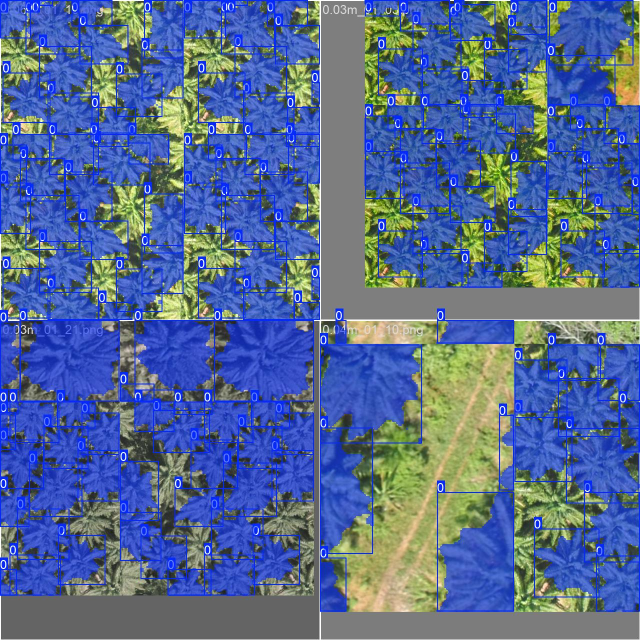
#> input picture models/yolo11l_ablation/train_batch0.jpg, 1280 x 1280 px (shown at 1/2 size)
$ python generative_tiling.py --source ../models/yolo11l_ablation --output out
#> lines starting #> are read from the running program, lines starting #| are printed output that depends on the picture
"""
Generative Tiling Algorithm
Simulates multi-altitude UAV imagery by mathematically
resizing tiles to target GSD levels.

Author: Vaidya Sai Teja
Thesis: AIT Master of Engineering, 2026
"""

import cv2
import numpy as np
from pathlib import Path
from typing import List, Tuple


GSD_LEVELS = [0.03, 0.05, 0.07, 0.10, 0.12, 0.15, 0.17, 0.20]
BASE_GSD = 0.03  # Source imagery GSD in metres/pixel
TILE_SIZE = 640  # YOLO input size in pixels


def gsd_scale_factor(source_gsd: float, target_gsd: float) -> float:
    """
    Calculate pixel scale factor between two GSD levels.
    Downsampling = target_gsd > source_gsd (higher altitude simulation)
    """
    return source_gsd / target_gsd


def tile_image(image: np.ndarray, tile_size: int = TILE_SIZE) -> List[np.ndarray]:
    """Extract non-overlapping tiles from image."""
    h, w = image.shape[:2]
    tiles = []
    for y in range(0, h - tile_size + 1, tile_size):
        for x in range(0, w - tile_size + 1, tile_size):
            tile = image[y:y + tile_size, x:x + tile_size]
            tiles.append(tile)
    return tiles


def simulate_gsd(tile: np.ndarray, source_gsd: float, target_gsd: float,
                 output_size: int = TILE_SIZE) -> np.ndarray:
    """
    Simulate a target GSD by downsampling and upsampling a tile.

    Method:
      1. Downsample: compress tile by scale factor
      2. Upsample: resize back to output_size

    This simulates the loss of spatial resolution at higher altitudes.
    """
    scale = gsd_scale_factor(source_gsd, target_gsd)

    if scale >= 1.0:
        # Already at or coarser resolution
        return cv2.resize(tile, (output_size, output_size), interpolation=cv2.INTER_AREA)

    # Step 1: Downsample to simulate higher altitude
    small_size = max(1, int(output_size * scale))
    downsampled = cv2.resize(tile, (small_size, small_size), interpolation=cv2.INTER_AREA)

    # Step 2: Upsample back to standard size
    simulated = cv2.resize(downsampled, (output_size, output_size), interpolation=cv2.INTER_LINEAR)

    return simulated


def generate_multi_gsd_dataset(
    source_dir: str,
    output_dir: str,
    source_gsd: float = BASE_GSD,
    gsd_levels: List[float] = None
) -> dict:
    """
    Generate tiles at all target GSD levels from source imagery.

    Args:
        source_dir: Path to source UAV imagery (at source_gsd)
        output_dir: Root output directory
        source_gsd: GSD of source imagery (default: 0.03m)
        gsd_levels: List of target GSD values to simulate

    Returns:
        Dictionary with count of tiles generated per GSD level
    """
#> called with source_dir = '../models/yolo11l_ablation', output_dir = 'out', source_gsd = 0.03
    if gsd_levels is None:
        gsd_levels = GSD_LEVELS

    source_path = Path(source_dir)
    output_path = Path(output_dir)
    stats = {}

    for gsd in gsd_levels:
        gsd_dir = output_path / f"gsd_{gsd:.2f}m"
        gsd_dir.mkdir(parents=True, exist_ok=True)
        tile_count = 0

        for img_path in source_path.glob("*.jpg"):
            image = cv2.imread(str(img_path))
#> image is the input picture: shape (1280, 1280, 3); mean B, G, R 147.8, 105.1, 84.3
            if image is None:
                continue

            tiles = tile_image(image, TILE_SIZE)
#> after the loop in tile_image, `for y in range(0, h - tile_size + 1, tile_size):`: tiles = 4 items
#> tiles = 4 items

            for idx, tile in enumerate(tiles):
                simulated = simulate_gsd(tile, source_gsd, gsd)
                out_name = f"{img_path.stem}_tile{idx:04d}.jpg"
                cv2.imwrite(str(gsd_dir / out_name), simulated)
                tile_count += 1
#> this loop made 4 passes
#> out_name on passes 1 to 4: 'train_batch0_tile0000.jpg', 'train_batch0_tile0001.jpg', 'train_batch0_tile0002.jpg', 'train_batch0_tile0003.jpg'
#> pass 1, in generate_multi_gsd_dataset, `simulated = simulate_gsd(tile, source_gsd, gsd)`:
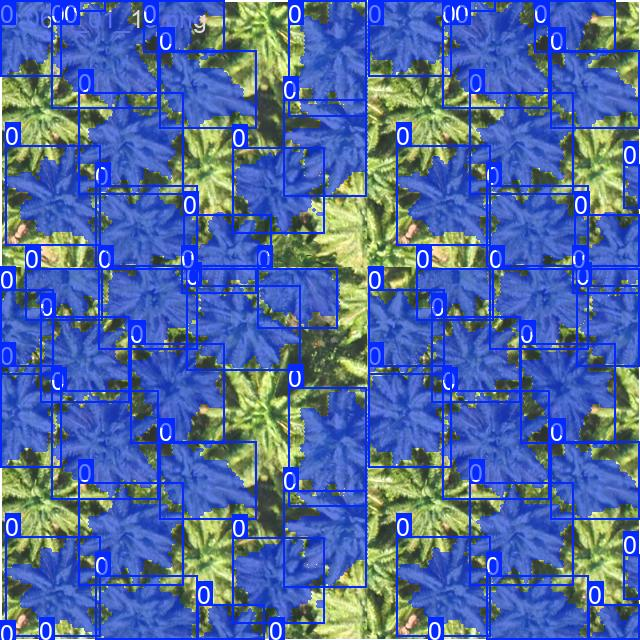
#> simulated: shape (640, 640, 3); mean of channels 0, 1, 2 159.7, 106.8, 80.7; drawn as B, G, R
#> pass 2, in generate_multi_gsd_dataset, `simulated = simulate_gsd(tile, source_gsd, gsd)`:
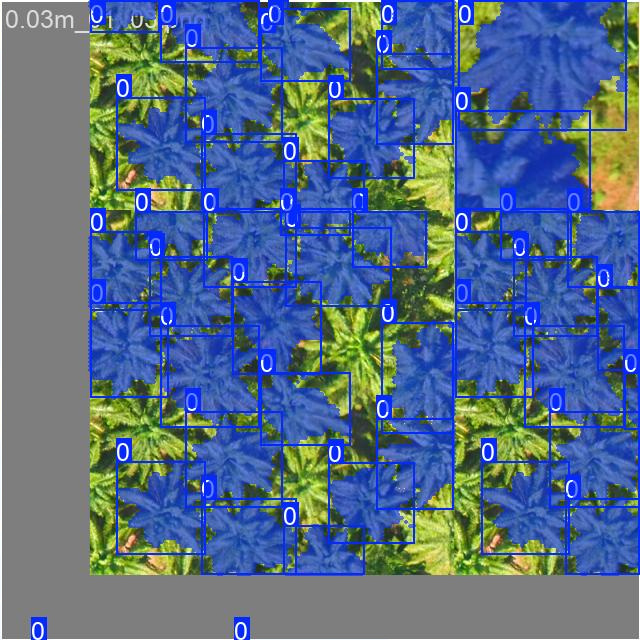
#> simulated: shape (640, 640, 3); mean of channels 0, 1, 2 136.5, 107.7, 84.9; drawn as B, G, R
#> pass 3, in generate_multi_gsd_dataset, `simulated = simulate_gsd(tile, source_gsd, gsd)`:
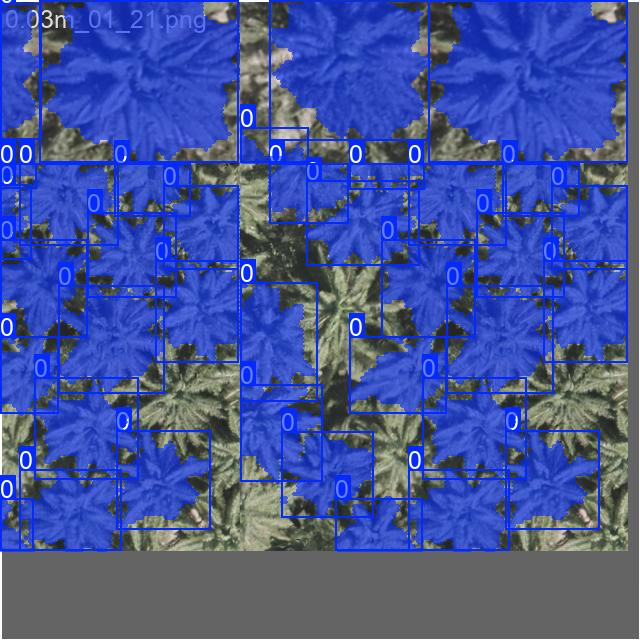
#> simulated: shape (640, 640, 3); mean of channels 0, 1, 2 154, 85, 68.9; drawn as B, G, R
#> after the loop, tile_count = 4

        stats[f"gsd_{gsd:.2f}m"] = tile_count
        print(f"GSD {gsd:.2f}m: {tile_count} tiles generated -> {gsd_dir}")

    return stats


def scale_annotations(annotations: list, source_gsd: float, target_gsd: float) -> list:
    """
    Scale YOLO polygon annotations for a new GSD level.
    Normalized coordinates [0,1] are GSD-invariant — no scaling needed.
    This function is provided for absolute coordinate formats.
    """
    scale = gsd_scale_factor(source_gsd, target_gsd)
    scaled = []
    for ann in annotations:
        scaled_ann = [coord * scale for coord in ann]
        scaled.append(scaled_ann)
    return scaled


if __name__ == "__main__":
    import argparse
    parser = argparse.ArgumentParser(description="Generative Tiling Algorithm — Multi-GSD Dataset")
    parser.add_argument("--source", required=True, help="Source imagery directory")
    parser.add_argument("--output", required=True, help="Output directory")
    parser.add_argument("--source-gsd", type=float, default=0.03, help="Source GSD in metres")
    args = parser.parse_args()

    stats = generate_multi_gsd_dataset(args.source, args.output, args.source_gsd)
    print("\nTiles generated per GSD level:")
    for k, v in stats.items():
        print(f"  {k}: {v} tiles")
